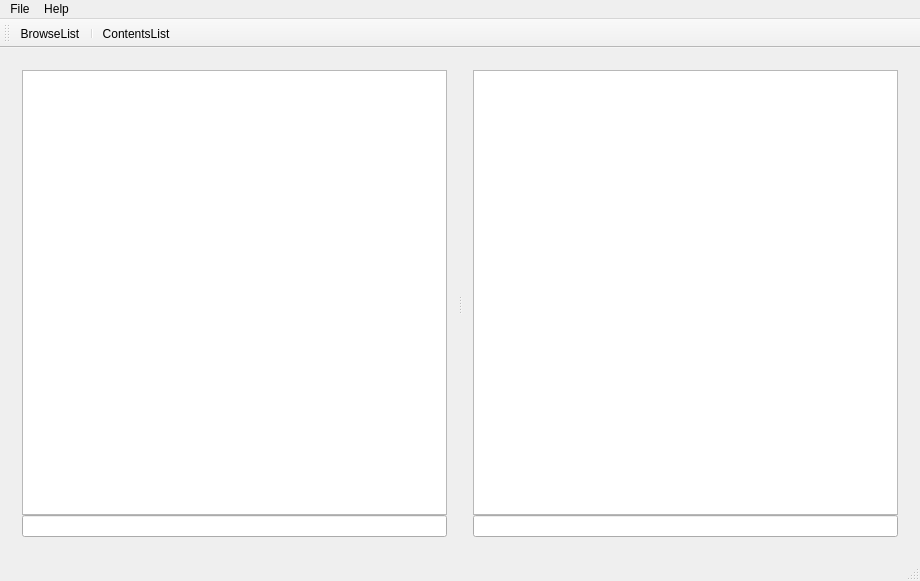
<?xml version="1.0" encoding="UTF-8"?>
<ui version="4.0">
 <class>MainWindow</class>
 <widget class="QMainWindow" name="MainWindow">
  <property name="geometry">
   <rect>
    <x>0</x>
    <y>0</y>
    <width>920</width>
    <height>581</height>
   </rect>
  </property>
  <property name="windowTitle">
   <string>Qat</string>
  </property>
  <widget class="QWidget" name="centralWidget">
   <layout class="QVBoxLayout" name="verticalLayout_3">
    <item>
     <widget class="QSplitter" name="splitter">
      <property name="orientation">
       <enum>Qt::Horizontal</enum>
      </property>
      <widget class="QWidget" name="layoutWidget">
       <layout class="QVBoxLayout" name="verticalLayoutBrowse">
        <property name="spacing">
         <number>0</number>
        </property>
        <item>
         <widget class="QStackedWidget" name="stackedWidgetBrowse">
          <widget class="QWidget" name="pageBrowseTree">
           <layout class="QHBoxLayout" name="horizontalLayout">
            <property name="spacing">
             <number>0</number>
            </property>
            <property name="leftMargin">
             <number>0</number>
            </property>
            <property name="topMargin">
             <number>0</number>
            </property>
            <property name="rightMargin">
             <number>0</number>
            </property>
            <property name="bottomMargin">
             <number>0</number>
            </property>
            <item>
             <widget class="QTreeView" name="treeViewBrowse"/>
            </item>
           </layout>
          </widget>
          <widget class="QWidget" name="pageBrowseList">
           <layout class="QHBoxLayout" name="horizontalLayout_2">
            <property name="spacing">
             <number>0</number>
            </property>
            <property name="leftMargin">
             <number>0</number>
            </property>
            <property name="topMargin">
             <number>0</number>
            </property>
            <property name="rightMargin">
             <number>0</number>
            </property>
            <property name="bottomMargin">
             <number>0</number>
            </property>
            <item>
             <widget class="QListView" name="listViewBrowse"/>
            </item>
           </layout>
          </widget>
         </widget>
        </item>
        <item>
         <widget class="QLineEdit" name="lineEditFilterBrowse"/>
        </item>
       </layout>
      </widget>
      <widget class="QWidget" name="layoutWidget">
       <layout class="QVBoxLayout" name="verticalLayoutContents">
        <property name="spacing">
         <number>0</number>
        </property>
        <item>
         <widget class="QStackedWidget" name="stackedWidgetContents">
          <widget class="QWidget" name="pageContentsTree">
           <layout class="QHBoxLayout" name="horizontalLayout_3">
            <property name="spacing">
             <number>0</number>
            </property>
            <property name="leftMargin">
             <number>0</number>
            </property>
            <property name="topMargin">
             <number>0</number>
            </property>
            <property name="rightMargin">
             <number>0</number>
            </property>
            <property name="bottomMargin">
             <number>0</number>
            </property>
            <item>
             <widget class="QTreeView" name="treeViewCatalogContents"/>
            </item>
           </layout>
          </widget>
          <widget class="QWidget" name="pageContentsList">
           <layout class="QHBoxLayout" name="horizontalLayout_4">
            <property name="spacing">
             <number>0</number>
            </property>
            <property name="leftMargin">
             <number>0</number>
            </property>
            <property name="topMargin">
             <number>0</number>
            </property>
            <property name="rightMargin">
             <number>0</number>
            </property>
            <property name="bottomMargin">
             <number>0</number>
            </property>
            <item>
             <widget class="QListView" name="listViewCatalogContents"/>
            </item>
           </layout>
          </widget>
         </widget>
        </item>
        <item>
         <widget class="QLineEdit" name="lineEditFilterCatalogContents"/>
        </item>
       </layout>
      </widget>
     </widget>
    </item>
   </layout>
  </widget>
  <widget class="QMenuBar" name="menuBar">
   <property name="geometry">
    <rect>
     <x>0</x>
     <y>0</y>
     <width>920</width>
     <height>21</height>
    </rect>
   </property>
   <widget class="QMenu" name="menuFile">
    <property name="title">
     <string>File</string>
    </property>
    <addaction name="actionOpenCatalog"/>
    <addaction name="actionNewCatalog"/>
    <addaction name="separator"/>
    <addaction name="actionOptions"/>
    <addaction name="separator"/>
    <addaction name="actionQuit"/>
   </widget>
   <widget class="QMenu" name="menuHelp">
    <property name="title">
     <string>Help</string>
    </property>
    <addaction name="actionContents"/>
    <addaction name="separator"/>
    <addaction name="actionAbout"/>
   </widget>
   <addaction name="menuFile"/>
   <addaction name="menuHelp"/>
  </widget>
  <widget class="QToolBar" name="mainToolBar">
   <attribute name="toolBarArea">
    <enum>TopToolBarArea</enum>
   </attribute>
   <attribute name="toolBarBreak">
    <bool>false</bool>
   </attribute>
   <addaction name="actionBrowseList"/>
   <addaction name="separator"/>
   <addaction name="actionContentsList"/>
  </widget>
  <widget class="QStatusBar" name="statusBar"/>
  <action name="actionOpenCatalog">
   <property name="text">
    <string>Open Catalog</string>
   </property>
   <property name="toolTip">
    <string>Open Catalog</string>
   </property>
  </action>
  <action name="actionNewCatalog">
   <property name="text">
    <string>New Catalog</string>
   </property>
   <property name="toolTip">
    <string>New Catalog</string>
   </property>
  </action>
  <action name="actionQuit">
   <property name="text">
    <string>Quit</string>
   </property>
  </action>
  <action name="actionContents">
   <property name="text">
    <string>Contents</string>
   </property>
  </action>
  <action name="actionAbout">
   <property name="text">
    <string>About</string>
   </property>
  </action>
  <action name="actionOptions">
   <property name="text">
    <string>Options</string>
   </property>
  </action>
  <action name="actionBrowseList">
   <property name="checkable">
    <bool>true</bool>
   </property>
   <property name="text">
    <string>BrowseList</string>
   </property>
  </action>
  <action name="actionContentsList">
   <property name="checkable">
    <bool>true</bool>
   </property>
   <property name="text">
    <string>ContentsList</string>
   </property>
  </action>
 </widget>
 <layoutdefault spacing="6" margin="11"/>
 <resources/>
 <connections/>
</ui>
